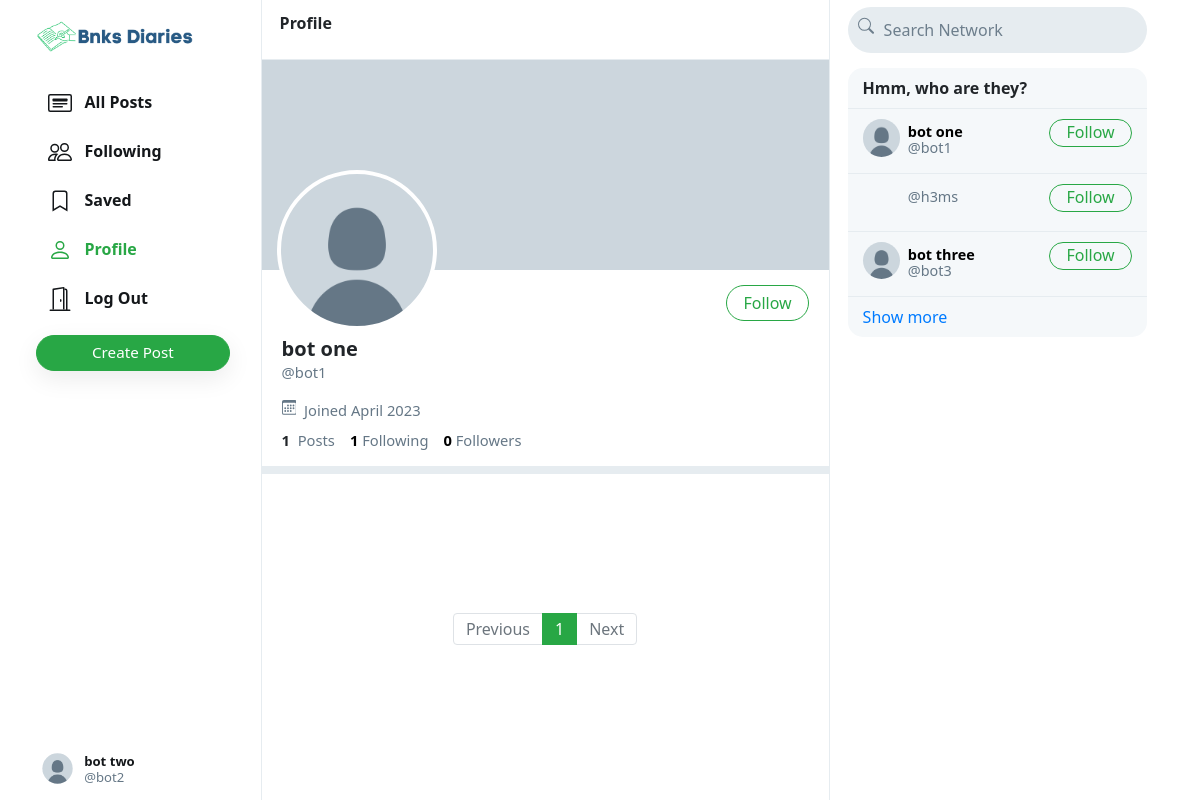
The page /bot1 (signed in) on the database its author committed.
### network/models.py (models this page shows, shortened)
class User(AbstractUser):
    profile_pic = models.ImageField(upload_to='profile_pic/')
    bio = models.TextField(max_length=160, blank=True, null=True)
    cover = models.ImageField(upload_to='covers/', blank=True)

### network/views.py (the view)
# urls.py: path("<str:username>", views.profile, name='profile'),
def profile(request, username):
    user = User.objects.get(username=username)
    all_posts = Post.objects.filter(creater=user).order_by('-date_created')
    paginator = Paginator(all_posts, 10)
    page_number = request.GET.get('page')
    if page_number == None:
        page_number = 1
    posts = paginator.get_page(page_number)
    followings = []
    suggestions = []
    follower = False
    if request.user.is_authenticated:
        followings = Follower.objects.filter(followers=request.user).values_list('user', flat=True)
        suggestions = User.objects.exclude(pk__in=followings).exclude(username=request.user.username).order_by("?")[:6]
        if request.user in Follower.objects.get(user=user).followers.all():
            follower = True
    follower_count = Follower.objects.get(user=user).followers.all().count()
    following_count = Follower.objects.filter(followers=user).count()
    return render(request, 'network/profile.html', {
        "username": user,
        "posts": posts,
        "posts_count": all_posts.count(),
        "suggestions": suggestions,
        "page": "profile",
        "is_follower": follower,
        "follower_count": follower_count,
        "following_count": following_count
    })

### network/templates/network/profile.html (shortened to what this page needs)
{% extends 'network/index.html' %}
{% load static %}
{% block profile %}
    <div class="profile-view" data-user="{{username.username}}">
        <div class="cover-image" style="background-image: url(/media/{{username.cover}})"></div>
        <div class="profile-image" style="background-image: url(/media/{{username.profile_pic}})"></div>
        <div class="profile-details">
            <div>
                {% if user.username == username.username %}
                    <button class="btn btn-outline-success float-right" id="edit-profile-btn">Edit Profile</button>
                {% elif is_follower %}
                    <button class="btn btn-success float-right" onclick="unfollow_user(this,'{{username.username}}','edit_page')" id="following-btn">Following</button>
                {% else %}
                    <button class="btn btn-outline-success float-right" onclick="follow_user(this,'{{username.username}}','edit_page')" id="follow-btn">Follow</button>
                {% endif %}
            </div>
            <div class="details-data">
                <h5>{{username.first_name}} {{username.last_name}}</h5>
                <div class="grey">@{{username.username}}</div>
                <div class="grey" style="padding: 8px 0px;">
                    &nbsp;Joined {{username.date_joined | date:"F Y"}}
                </div>
                <div>
                    <strong>
                        {{posts_count}}
                    </strong>
                    &nbsp;<span class="grey">Posts</span>
                    <a href="#">
                        <strong id="following__count">{{following_count | default:0}}</strong>&nbsp;<span class="grey">Following</span>
                    </a>
                    <a href="#">
                        <strong id="follower__count">{{follower_count | default:0}}</strong>&nbsp;<span class="grey">Followers</span>
                    </a>
                </div>
            </div>
        </div>
    </div>
    <div class="space"></div>
{% endblock %}

### network/templates/network/index.html (shortened to what this page needs)
{% extends "network/layout.html" %}
{% load static %}
{% block body %}
    <div class="main-div">
        <div class="left-div">
            <nav class="head heading">
                {% if page == 'all_posts' %}
                    All Posts
                {% elif page == 'following' %}
                    Following
                {% elif page == 'saved' %}
                    Saved
                {% elif page == 'profile' %}
                    Profile
                {% else %}
                    Explore
                {% endif %}
            </nav>
            <div class="left-div-content">
                <div class="posts-view">
                    {% block profile %}
                    {% endblock %}
                    <div class="main-div-content">
                        <nav aria-label="Page navigation example" class="pagination-bar">
                            <ul class="pagination justify-content-center">
                                {% if posts.has_previous %}
                                    <li class="page-item">
                                        <a class="page-link" href="?page={{ posts.previous_page_number | default:1}}" tabindex="-1" aria-disabled="true">Previous</a>
                                    </li>
                                {% else %}
                                    <li class="page-item disabled">
                                        <a class="page-link" href="" tabindex="-1" aria-disabled="true">Previous</a>
                                    </li>
                                {% endif %}
                                {% for each in posts.paginator.page_range %}
                                    {% if each == posts.number %}
                                        <li class="page-item active"><a class="page-link" href="?page={{each}}">{{each}}</a></li>
                                    {% else %}
                                        <li class="page-item"><a class="page-link" href="?page={{each}}">{{each}}</a></li>
                                    {% endif %}
                                {% endfor %}
                                {% if posts.has_next %}
                                    <li class="page-item">
                                        <a class="page-link" href="?page={{ posts.next_page_number }}">Next</a>
                                    </li>
                                {% else %}
                                    <li class="page-item disabled">
                                        <a class="page-link" href="">Next</a>
                                    </li>
                                {% endif %}
                            </ul>
                          </nav>
                    </div>
                </div>
            </div>
        </div>
    </div>
{% endblock %}

### network/templates/network/layout.html (shortened to what this page needs)
{% load static %}
<!DOCTYPE html>
<html lang="en">
    <head>
        <link rel="stylesheet" href="https://stackpath.bootstrapcdn.com/bootstrap/4.4.1/css/bootstrap.min.css">
        <link href="{% static 'network/styles.css' %}" rel="stylesheet">
    </head>
    <body>
        <div class="body" data-page="{{page}}">
            <div class="sidenav">
                <a href="{% url 'index' %}" class="navbar-brand">
                    <img src="{% static 'network/Images/logo.png' %}" height="31px">
                </a>
                <div style="height: 100%;">
                    <div>
                        <div>
                            <ul>
                                <li class="nav-item" id="all_posts">
                                <a href="{% url 'index' %}" class="nav-link">
                                    <div>
                                        &nbsp;&nbsp;All Posts
                                    </div>
                                </a>
                                </li>
                                {% if user.is_authenticated %}
                                    <li class="nav-item" id="following">
                                        <a href="{% url 'following' %}" class="nav-link">
                                            <div>
                                                &nbsp;&nbsp;Following
                                            </div>
                                        </a>
                                    </li>
                                    <li class="nav-item" id="saved">
                                        <a href="{% url 'saved' %}" class="nav-link">
                                            <div>
                                                <svg width="1.5em" height="1.5em" viewBox="0 0 16 16" class="bi bi-bookmark" fill="currentColor" xmlns="http://www.w3.org/2000/svg">
                                                    <path fill-rule="evenodd" d="M8 12l5 3V3a2 2 0 0 0-2-2H5a2 2 0 0 0-2 2v12l5-3zm-4 1.234l4-2.4 4 2.4V3a1 1 0 0 0-1-1H5a1 1 0 0 0-1 1v10.234z"/>
                                                  </svg>
                                                &nbsp;&nbsp;Saved
                                            </div>
                                        </a>
                                    </li>
                                    <li class="nav-item" id="profile">
                                        <a href="{% url 'profile' user.username %}" class="nav-link">
                                            <div>
                                                &nbsp;&nbsp;Profile
                                            </div>
                                        </a>
                                    </li>
                                    <li class="nav-item" id="logout">
                                        <a href="{% url 'logout' %}" class="nav-link">
                                            <div>
                                                &nbsp;&nbsp;Log Out
                                            </div>
                                        </a>
                                    </li>
                                {% endif %}
                            </ul>
                        </div>
                        {% if user.is_authenticated %}
                            <button id="popup-btn" class="btn btn-success new-post-btn" onclick="createpost()">Create Post</button>
                        {% endif %}
                    </div>
                    <div style="position: absolute; bottom: 10px;">
                        {% if user.is_authenticated %}
                            <li class="nav-item sidenav-user">
                                <a href="{% url 'profile' user.username %}" class="nav-link">
                                    <div class="user_account">
                                        <div class="small-profilepic" style="float: left; background-image: url(/media/{{user.profile_pic}})"></div>
                                        <div style="height: 2.7vw; margin: auto;">
                                            <div style="margin-top: 4px;"><strong>{{user.first_name}} {{user.last_name}}</strong></div>
                                            <div class="grey" style="margin-top: 4px;">@{{ user.username }}</div>
                                        </div>
                                    </div>
                                </a>
                            </li>
                        {% endif %}
                    </div>
                </div>
            </div>
            {% block body %}
            {% endblock %}
            <div class="right-div">
                <nav class="head">
                    <form action="#">
                        <div class="search-div">
                            <div>
                            </div>
                            <input type="text" name="query" id="search-box" placeholder="Search Network">
                        </div>
                    </form>
                </nav>
                <div class='right-div-content'>
                    <div class="space" style="background-color: white;"></div>
                    {% if user.is_authenticated %}
                        <div class="suggestion-box">
                            <div class="suggestion-header">
                                Hmm, who are they?
                            </div>
                            {% for suggestion in suggestions %}
                                <div class="suggestion-user">
                                    <div>
                                        <a href="{% url 'profile' suggestion.username %}">
                                            <div class="small-profilepic" style="background-image: url(/media/{{suggestion.profile_pic}})"></div>
                                        </a>
                                    </div>
                                    <div class="user-details">
                                        <a href="{% url 'profile' suggestion.username %}">
                                            <div id="user-name">
                                                <strong>
                                                    {{suggestion.first_name}} {{suggestion.last_name}}
                                                </strong>
                                            </div>
                                            <div class="grey">@{{suggestion.username}}</div>
                                        </a>
                                    </div>
                                    <div>
                                        <button class="btn btn-outline-success" type="button" onclick="follow_user(this,'{{suggestion.username}}','suggestion')">Follow</button>
                                    </div>
                                </div>
                            {% empty %}
                                    <div style="text-align: center; border-bottom: .5px solid #e6ecf0; padding: 10px 15px;">
                                        <span class="grey" style="font-size: .9em;">No suggestions available.</span>
                                    </div>
                            {% endfor %}
                            <div class="suggestion-footer">
                                <a href="#">Show more</a>
                            </div>
                        </div>
                    {% endif %}
                </div>
            </div>
        </div>
    </body>
</html>

### rows shown on the page
User: profile_pic (placeholder picture), first_name "bot", last_name "two", username "bot2"
User: profile_pic (placeholder picture), first_name "bot", last_name "one", username "bot1", date_joined "April 2023"
User: username "h3ms"
User: profile_pic (placeholder picture), first_name "bot", last_name "three", username "bot3"

### other values the page prints
{{ posts_count }} "1"
{{ following_count | default:0 }} "1"
{{ follower_count | default:0 }} "0"
{{ each }} "1"
